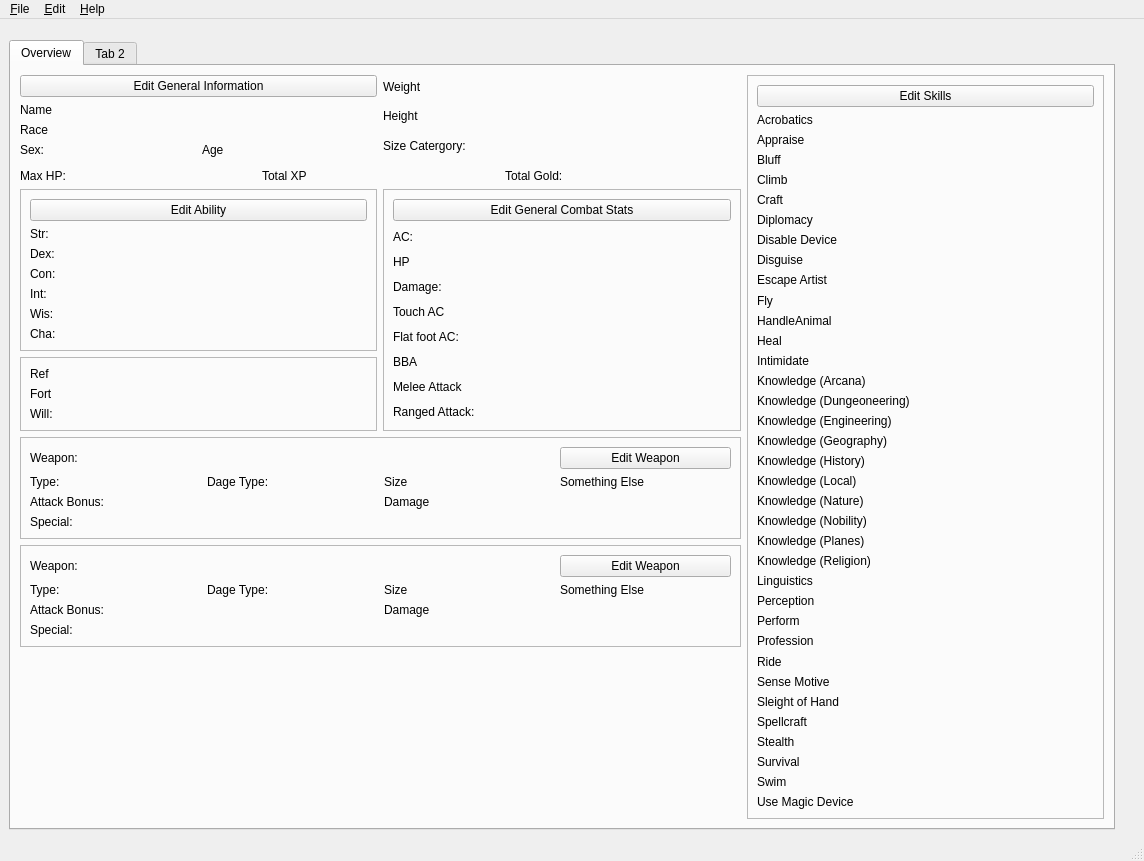
<?xml version="1.0" encoding="UTF-8"?>
<ui version="4.0">
 <class>MainWindow</class>
 <widget class="QMainWindow" name="MainWindow">
  <property name="geometry">
   <rect>
    <x>0</x>
    <y>0</y>
    <width>1144</width>
    <height>861</height>
   </rect>
  </property>
  <property name="windowTitle">
   <string>MainWindow</string>
  </property>
  <widget class="QWidget" name="centralwidget">
   <layout class="QGridLayout" name="gridLayout">
    <item row="2" column="0">
     <widget class="QTabWidget" name="tabWidget">
      <property name="currentIndex">
       <number>0</number>
      </property>
      <widget class="QWidget" name="tab">
       <attribute name="title">
        <string>Overview</string>
       </attribute>
       <layout class="QGridLayout" name="gridLayout_3">
        <item row="3" column="0">
         <layout class="QGridLayout" name="gridLayout_2">
          <item row="5" column="0" colspan="2">
           <widget class="QLabel" name="OCharacterName">
            <property name="text">
             <string>Name</string>
            </property>
           </widget>
          </item>
          <item row="7" column="0">
           <widget class="QLabel" name="OCharacterRace">
            <property name="text">
             <string>Race</string>
            </property>
           </widget>
          </item>
          <item row="8" column="1">
           <widget class="QLabel" name="OCharacterAge">
            <property name="text">
             <string>Age</string>
            </property>
           </widget>
          </item>
          <item row="8" column="0">
           <widget class="QLabel" name="OCharacterSex">
            <property name="text">
             <string>Sex: </string>
            </property>
           </widget>
          </item>
         </layout>
        </item>
        <item row="7" column="0">
         <widget class="QFrame" name="frame">
          <property name="frameShape">
           <enum>QFrame::StyledPanel</enum>
          </property>
          <property name="frameShadow">
           <enum>QFrame::Raised</enum>
          </property>
          <layout class="QGridLayout" name="gridLayout_4">
           <item row="0" column="0">
            <layout class="QVBoxLayout" name="verticalLayout_2">
             <item>
              <widget class="QLabel" name="OSaveRef">
               <property name="text">
                <string>Ref</string>
               </property>
              </widget>
             </item>
             <item>
              <widget class="QLabel" name="OSaveFort">
               <property name="text">
                <string>Fort</string>
               </property>
              </widget>
             </item>
             <item>
              <widget class="QLabel" name="OSaveWill">
               <property name="text">
                <string>Will:</string>
               </property>
              </widget>
             </item>
            </layout>
           </item>
          </layout>
         </widget>
        </item>
        <item row="8" column="0" colspan="2">
         <widget class="QFrame" name="frame_10">
          <property name="frameShape">
           <enum>QFrame::StyledPanel</enum>
          </property>
          <property name="frameShadow">
           <enum>QFrame::Raised</enum>
          </property>
          <layout class="QGridLayout" name="gridLayout_15">
           <item row="3" column="0" colspan="2">
            <widget class="QLabel" name="label_45">
             <property name="text">
              <string>Attack Bonus:</string>
             </property>
            </widget>
           </item>
           <item row="0" column="0" colspan="2">
            <widget class="QLabel" name="label_106">
             <property name="text">
              <string>Weapon:</string>
             </property>
            </widget>
           </item>
           <item row="3" column="2" colspan="2">
            <widget class="QLabel" name="label_44">
             <property name="text">
              <string>Damage</string>
             </property>
            </widget>
           </item>
           <item row="4" column="0" colspan="4">
            <widget class="QLabel" name="label_105">
             <property name="text">
              <string>Special:</string>
             </property>
            </widget>
           </item>
           <item row="1" column="0">
            <widget class="QLabel" name="label_107">
             <property name="text">
              <string>Type:</string>
             </property>
            </widget>
           </item>
           <item row="1" column="1">
            <widget class="QLabel" name="label_108">
             <property name="text">
              <string>Dage Type:</string>
             </property>
            </widget>
           </item>
           <item row="1" column="2">
            <widget class="QLabel" name="label_129">
             <property name="text">
              <string>Size</string>
             </property>
            </widget>
           </item>
           <item row="1" column="3">
            <widget class="QLabel" name="label_130">
             <property name="text">
              <string>Something Else</string>
             </property>
            </widget>
           </item>
           <item row="0" column="3">
            <widget class="QPushButton" name="OEditMainWeapon">
             <property name="text">
              <string>Edit Weapon</string>
             </property>
            </widget>
           </item>
          </layout>
         </widget>
        </item>
        <item row="6" column="0">
         <widget class="QFrame" name="frame_2">
          <property name="frameShape">
           <enum>QFrame::StyledPanel</enum>
          </property>
          <property name="frameShadow">
           <enum>QFrame::Raised</enum>
          </property>
          <layout class="QGridLayout" name="gridLayout_5">
           <item row="0" column="0">
            <layout class="QVBoxLayout" name="verticalLayout_5">
             <item>
              <widget class="QPushButton" name="OEditAbility">
               <property name="text">
                <string>Edit Ability</string>
               </property>
              </widget>
             </item>
             <item>
              <widget class="QLabel" name="OAbilityStr">
               <property name="text">
                <string>Str: </string>
               </property>
              </widget>
             </item>
             <item>
              <widget class="QLabel" name="OAbilityDex">
               <property name="text">
                <string>Dex: </string>
               </property>
              </widget>
             </item>
             <item>
              <widget class="QLabel" name="OAbilityCon">
               <property name="text">
                <string>Con: </string>
               </property>
              </widget>
             </item>
             <item>
              <widget class="QLabel" name="OAbilityInt">
               <property name="text">
                <string>Int: </string>
               </property>
              </widget>
             </item>
             <item>
              <widget class="QLabel" name="OAbilityWis">
               <property name="text">
                <string>Wis: </string>
               </property>
              </widget>
             </item>
             <item>
              <widget class="QLabel" name="OAbilityCha">
               <property name="text">
                <string>Cha: </string>
               </property>
              </widget>
             </item>
            </layout>
           </item>
          </layout>
         </widget>
        </item>
        <item row="6" column="1" rowspan="2">
         <widget class="QFrame" name="frame_3">
          <property name="frameShape">
           <enum>QFrame::StyledPanel</enum>
          </property>
          <property name="frameShadow">
           <enum>QFrame::Raised</enum>
          </property>
          <layout class="QGridLayout" name="gridLayout_10">
           <item row="0" column="0">
            <layout class="QVBoxLayout" name="verticalLayout_10">
             <item>
              <widget class="QPushButton" name="OEditCombatStats">
               <property name="text">
                <string>Edit General Combat Stats</string>
               </property>
              </widget>
             </item>
             <item>
              <widget class="QLabel" name="OArmorClassTotal">
               <property name="text">
                <string>AC:</string>
               </property>
              </widget>
             </item>
             <item>
              <widget class="QLabel" name="OCurrentHP">
               <property name="text">
                <string>HP</string>
               </property>
              </widget>
             </item>
             <item>
              <widget class="QLabel" name="OTotalDamage">
               <property name="text">
                <string>Damage: </string>
               </property>
              </widget>
             </item>
             <item>
              <widget class="QLabel" name="OArmorClassTouch">
               <property name="text">
                <string>Touch AC</string>
               </property>
              </widget>
             </item>
             <item>
              <widget class="QLabel" name="OArmorClassFlatFoot">
               <property name="text">
                <string>Flat foot AC: </string>
               </property>
              </widget>
             </item>
             <item>
              <widget class="QLabel" name="OBaseAttackBonus">
               <property name="text">
                <string>BBA</string>
               </property>
              </widget>
             </item>
             <item>
              <widget class="QLabel" name="OBaseMeleeAttackBonus">
               <property name="text">
                <string>Melee Attack</string>
               </property>
              </widget>
             </item>
             <item>
              <widget class="QLabel" name="OBaseRangedAttackBonus">
               <property name="text">
                <string>Ranged Attack:</string>
               </property>
              </widget>
             </item>
            </layout>
           </item>
          </layout>
         </widget>
        </item>
        <item row="5" column="0" colspan="2">
         <layout class="QHBoxLayout" name="horizontalLayout_2">
          <item>
           <widget class="QLabel" name="OCharacterMaxHP">
            <property name="text">
             <string>Max HP:</string>
            </property>
           </widget>
          </item>
          <item>
           <widget class="QLabel" name="OTotalXp">
            <property name="text">
             <string>Total XP</string>
            </property>
           </widget>
          </item>
          <item>
           <widget class="QLabel" name="OTotalGold">
            <property name="text">
             <string>Total Gold:</string>
            </property>
           </widget>
          </item>
         </layout>
        </item>
        <item row="9" column="0" colspan="2">
         <widget class="QFrame" name="frame_11">
          <property name="frameShape">
           <enum>QFrame::StyledPanel</enum>
          </property>
          <property name="frameShadow">
           <enum>QFrame::Raised</enum>
          </property>
          <layout class="QGridLayout" name="gridLayout_16">
           <item row="3" column="0" colspan="2">
            <widget class="QLabel" name="label_46">
             <property name="text">
              <string>Attack Bonus:</string>
             </property>
            </widget>
           </item>
           <item row="0" column="0" colspan="2">
            <widget class="QLabel" name="label_131">
             <property name="text">
              <string>Weapon:</string>
             </property>
            </widget>
           </item>
           <item row="3" column="2" colspan="2">
            <widget class="QLabel" name="label_132">
             <property name="text">
              <string>Damage</string>
             </property>
            </widget>
           </item>
           <item row="4" column="0" colspan="4">
            <widget class="QLabel" name="label_133">
             <property name="text">
              <string>Special:</string>
             </property>
            </widget>
           </item>
           <item row="1" column="0">
            <widget class="QLabel" name="label_134">
             <property name="text">
              <string>Type:</string>
             </property>
            </widget>
           </item>
           <item row="1" column="1">
            <widget class="QLabel" name="label_135">
             <property name="text">
              <string>Dage Type:</string>
             </property>
            </widget>
           </item>
           <item row="1" column="2">
            <widget class="QLabel" name="label_136">
             <property name="text">
              <string>Size</string>
             </property>
            </widget>
           </item>
           <item row="1" column="3">
            <widget class="QLabel" name="label_137">
             <property name="text">
              <string>Something Else</string>
             </property>
            </widget>
           </item>
           <item row="0" column="3">
            <widget class="QPushButton" name="OEditSecondaryWeapon">
             <property name="text">
              <string>Edit Weapon</string>
             </property>
            </widget>
           </item>
          </layout>
         </widget>
        </item>
        <item row="10" column="1">
         <spacer name="verticalSpacer_7">
          <property name="orientation">
           <enum>Qt::Vertical</enum>
          </property>
          <property name="sizeHint" stdset="0">
           <size>
            <width>20</width>
            <height>40</height>
           </size>
          </property>
         </spacer>
        </item>
        <item row="2" column="2" rowspan="9">
         <widget class="QFrame" name="frame_4">
          <property name="frameShape">
           <enum>QFrame::StyledPanel</enum>
          </property>
          <property name="frameShadow">
           <enum>QFrame::Raised</enum>
          </property>
          <layout class="QGridLayout" name="gridLayout_11">
           <item row="0" column="0">
            <layout class="QVBoxLayout" name="verticalLayout_11">
             <item>
              <widget class="QPushButton" name="OEditSkill">
               <property name="text">
                <string>Edit Skills</string>
               </property>
              </widget>
             </item>
             <item>
              <widget class="QLabel" name="OSkillAcrobatics">
               <property name="text">
                <string>Acrobatics</string>
               </property>
              </widget>
             </item>
             <item>
              <widget class="QLabel" name="OSkillAppraise">
               <property name="text">
                <string>Appraise</string>
               </property>
              </widget>
             </item>
             <item>
              <widget class="QLabel" name="OSkillBluff">
               <property name="text">
                <string>Bluff</string>
               </property>
              </widget>
             </item>
             <item>
              <widget class="QLabel" name="OSkillClimb">
               <property name="text">
                <string>Climb</string>
               </property>
              </widget>
             </item>
             <item>
              <widget class="QLabel" name="OSkillCraft">
               <property name="text">
                <string>Craft</string>
               </property>
              </widget>
             </item>
             <item>
              <widget class="QLabel" name="OSkillDiplomacy">
               <property name="text">
                <string>Diplomacy</string>
               </property>
              </widget>
             </item>
             <item>
              <widget class="QLabel" name="OSkillDisableDevice">
               <property name="text">
                <string>Disable Device</string>
               </property>
              </widget>
             </item>
             <item>
              <widget class="QLabel" name="OSkillDisguise">
               <property name="text">
                <string>Disguise</string>
               </property>
              </widget>
             </item>
             <item>
              <widget class="QLabel" name="OSkillEscapeArtist">
               <property name="text">
                <string>Escape Artist</string>
               </property>
              </widget>
             </item>
             <item>
              <widget class="QLabel" name="OSkillFly">
               <property name="text">
                <string>Fly</string>
               </property>
              </widget>
             </item>
             <item>
              <widget class="QLabel" name="OSkillHandleAnimal">
               <property name="text">
                <string>HandleAnimal</string>
               </property>
              </widget>
             </item>
             <item>
              <widget class="QLabel" name="OSkillHeal">
               <property name="text">
                <string>Heal</string>
               </property>
              </widget>
             </item>
             <item>
              <widget class="QLabel" name="OSkillIntimidate">
               <property name="text">
                <string>Intimidate</string>
               </property>
              </widget>
             </item>
             <item>
              <widget class="QLabel" name="OSkillArcana">
               <property name="text">
                <string>Knowledge (Arcana)</string>
               </property>
              </widget>
             </item>
             <item>
              <widget class="QLabel" name="OSkillDungeoneering">
               <property name="text">
                <string>Knowledge (Dungeoneering)</string>
               </property>
              </widget>
             </item>
             <item>
              <widget class="QLabel" name="OSkillEngineering">
               <property name="text">
                <string>Knowledge (Engineering)</string>
               </property>
              </widget>
             </item>
             <item>
              <widget class="QLabel" name="OSkillGeography">
               <property name="text">
                <string>Knowledge (Geography)</string>
               </property>
              </widget>
             </item>
             <item>
              <widget class="QLabel" name="OSkillHistory">
               <property name="text">
                <string>Knowledge (History)</string>
               </property>
              </widget>
             </item>
             <item>
              <widget class="QLabel" name="OSkillLocal">
               <property name="text">
                <string>Knowledge (Local)</string>
               </property>
              </widget>
             </item>
             <item>
              <widget class="QLabel" name="OSkillNature">
               <property name="text">
                <string>Knowledge (Nature)</string>
               </property>
              </widget>
             </item>
             <item>
              <widget class="QLabel" name="OSkillNobility">
               <property name="text">
                <string>Knowledge (Nobility)</string>
               </property>
              </widget>
             </item>
             <item>
              <widget class="QLabel" name="OSkillPlanes">
               <property name="text">
                <string>Knowledge (Planes)</string>
               </property>
              </widget>
             </item>
             <item>
              <widget class="QLabel" name="OSkillReligion">
               <property name="text">
                <string>Knowledge (Religion)</string>
               </property>
              </widget>
             </item>
             <item>
              <widget class="QLabel" name="OSkillLinguistics">
               <property name="text">
                <string>Linguistics</string>
               </property>
              </widget>
             </item>
             <item>
              <widget class="QLabel" name="OSkillPerception">
               <property name="text">
                <string>Perception</string>
               </property>
              </widget>
             </item>
             <item>
              <widget class="QLabel" name="OSkillPerform">
               <property name="text">
                <string>Perform</string>
               </property>
              </widget>
             </item>
             <item>
              <widget class="QLabel" name="OSkillProfession">
               <property name="text">
                <string>Profession</string>
               </property>
              </widget>
             </item>
             <item>
              <widget class="QLabel" name="OSkillRide">
               <property name="text">
                <string>Ride</string>
               </property>
              </widget>
             </item>
             <item>
              <widget class="QLabel" name="OSkillSenseMotive">
               <property name="text">
                <string>Sense Motive</string>
               </property>
              </widget>
             </item>
             <item>
              <widget class="QLabel" name="OSkillSleightofHand">
               <property name="text">
                <string>Sleight of Hand</string>
               </property>
              </widget>
             </item>
             <item>
              <widget class="QLabel" name="OSkillSpellcraft">
               <property name="text">
                <string>Spellcraft</string>
               </property>
              </widget>
             </item>
             <item>
              <widget class="QLabel" name="OSkillStealth">
               <property name="text">
                <string>Stealth</string>
               </property>
              </widget>
             </item>
             <item>
              <widget class="QLabel" name="OSkillSurvival">
               <property name="text">
                <string>Survival</string>
               </property>
              </widget>
             </item>
             <item>
              <widget class="QLabel" name="OSkillSwim">
               <property name="text">
                <string>Swim</string>
               </property>
              </widget>
             </item>
             <item>
              <widget class="QLabel" name="OSkillUseMagicDevice">
               <property name="text">
                <string>Use Magic Device</string>
               </property>
              </widget>
             </item>
            </layout>
           </item>
          </layout>
         </widget>
        </item>
        <item row="2" column="0">
         <widget class="QPushButton" name="OEditGeneralInformation">
          <property name="text">
           <string>Edit General Information</string>
          </property>
         </widget>
        </item>
        <item row="2" column="1" rowspan="2">
         <layout class="QVBoxLayout" name="verticalLayout_3">
          <item>
           <widget class="QLabel" name="OCharacterWeight">
            <property name="text">
             <string>Weight</string>
            </property>
           </widget>
          </item>
          <item>
           <widget class="QLabel" name="OCharacterHeight">
            <property name="text">
             <string>Height</string>
            </property>
           </widget>
          </item>
          <item>
           <widget class="QLabel" name="OCharacterSize">
            <property name="text">
             <string>Size Catergory: </string>
            </property>
           </widget>
          </item>
         </layout>
        </item>
       </layout>
      </widget>
      <widget class="QWidget" name="tab_2">
       <attribute name="title">
        <string>Tab 2</string>
       </attribute>
      </widget>
     </widget>
    </item>
    <item row="1" column="1">
     <spacer name="verticalSpacer_4">
      <property name="orientation">
       <enum>Qt::Vertical</enum>
      </property>
      <property name="sizeHint" stdset="0">
       <size>
        <width>20</width>
        <height>40</height>
       </size>
      </property>
     </spacer>
    </item>
   </layout>
  </widget>
  <widget class="QMenuBar" name="menubar">
   <property name="geometry">
    <rect>
     <x>0</x>
     <y>0</y>
     <width>1144</width>
     <height>22</height>
    </rect>
   </property>
   <widget class="QMenu" name="menuTest">
    <property name="title">
     <string>&amp;File</string>
    </property>
    <addaction name="actionOpen"/>
    <addaction name="actionSave"/>
    <addaction name="actionQuit"/>
   </widget>
   <widget class="QMenu" name="menuEdit">
    <property name="title">
     <string>&amp;Edit</string>
    </property>
    <addaction name="actionGame_System"/>
   </widget>
   <widget class="QMenu" name="menu_Help">
    <property name="title">
     <string>&amp;Help</string>
    </property>
   </widget>
   <addaction name="menuTest"/>
   <addaction name="menuEdit"/>
   <addaction name="menu_Help"/>
  </widget>
  <widget class="QStatusBar" name="statusbar"/>
  <action name="actionOpen">
   <property name="text">
    <string>Open</string>
   </property>
  </action>
  <action name="actionSave">
   <property name="text">
    <string>Save</string>
   </property>
  </action>
  <action name="actionQuit">
   <property name="text">
    <string>Quit</string>
   </property>
  </action>
  <action name="actionGame_System">
   <property name="text">
    <string>Settings</string>
   </property>
  </action>
 </widget>
 <resources/>
 <connections>
  <connection>
   <sender>actionQuit</sender>
   <signal>activated()</signal>
   <receiver>MainWindow</receiver>
   <slot>close()</slot>
   <hints>
    <hint type="sourcelabel">
     <x>-1</x>
     <y>-1</y>
    </hint>
    <hint type="destinationlabel">
     <x>399</x>
     <y>297</y>
    </hint>
   </hints>
  </connection>
 </connections>
</ui>
